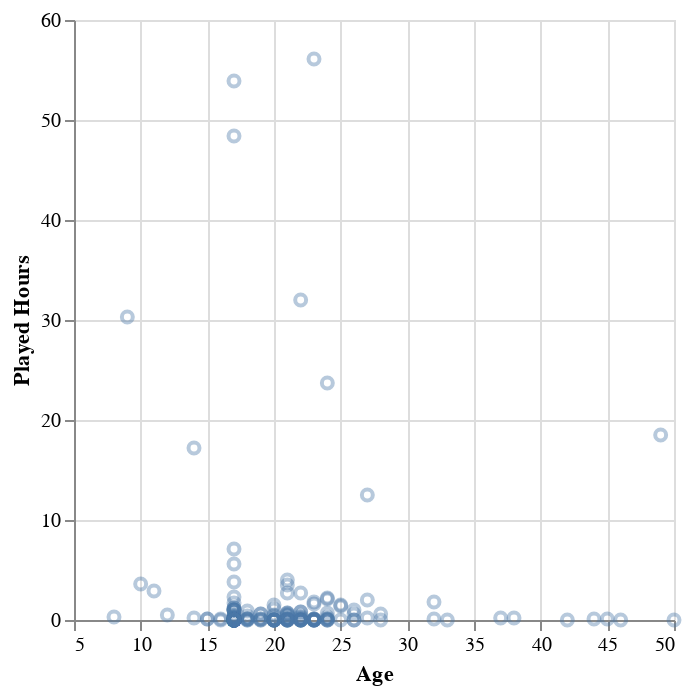

The notebook cell saved with this chart:
### Markdown cell above
**Figure 2:** **Preliminary graph depicting outlier data from players.csv**. Scatter plot of quantitive variables from the Dataframe,`player_data`. `age`(x-axis) is plotted against `played_hours`(y-axis). **n=196** player data represented in graph.

### Code cell
#Remove outlier. 4 datapoints with over 100hr playtime and 2 datapoints with age over 60
filtered_player_data = player_data[(player_data['age'] <= 60) & (player_data['played_hours'] <= 100)]

#Plot filter preliminary graph
age_plot_filtered = alt.Chart(filtered_player_data).mark_point(opacity=0.4).encode(
    x=alt.X('age:Q').title("Age").scale(zero=False),
    y=alt.Y("played_hours:Q").title("Played Hours"),
)
age_plot_filtered

### Figure 1 — Vega-Lite specification as saved in the notebook (floating-point values rounded to 4 significant figures; data arrays with more than 128 entries replaced by an {"elided": "..."} marker saying what was removed)
{"config": {"view": {"continuousWidth": 300, "continuousHeight": 300}}, "data": {"name": "data-fb911c6051fb714bbafd1412ddb79f9a"}, "mark": {"type": "point", "opacity": 0.4}, "encoding": {"x": {"field": "age", "scale": {"zero": false}, "title": "Age", "type": "quantitative"}, "y": {"field": "played_hours", "title": "Played Hours", "type": "quantitative"}}, "$schema": "https://vega.github.io/schema/vega-lite/v5.20.1.json", "datasets": {"data-fb911c6051fb714bbafd1412ddb79f9a": {"elided": "190 records"}}}
